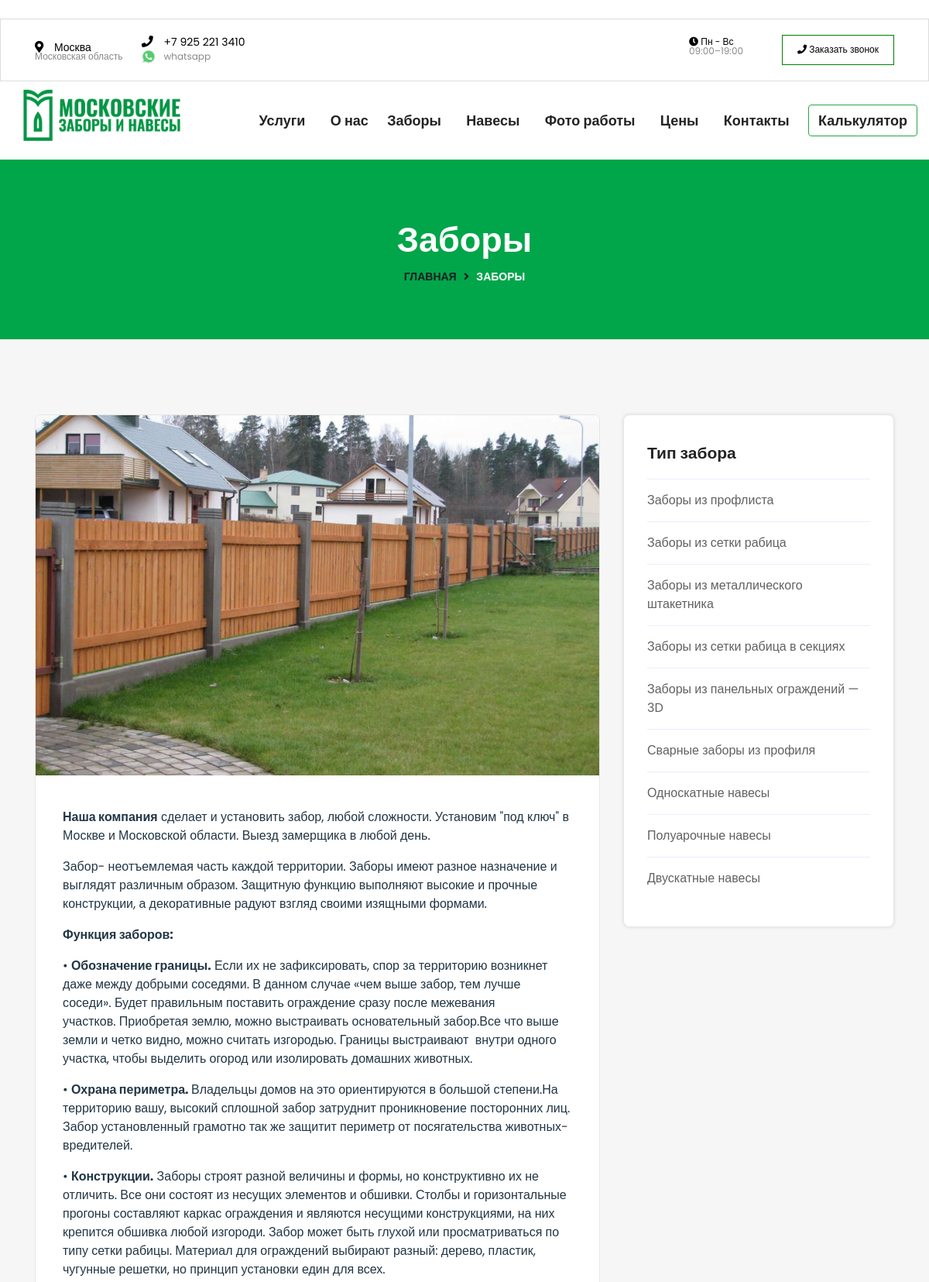
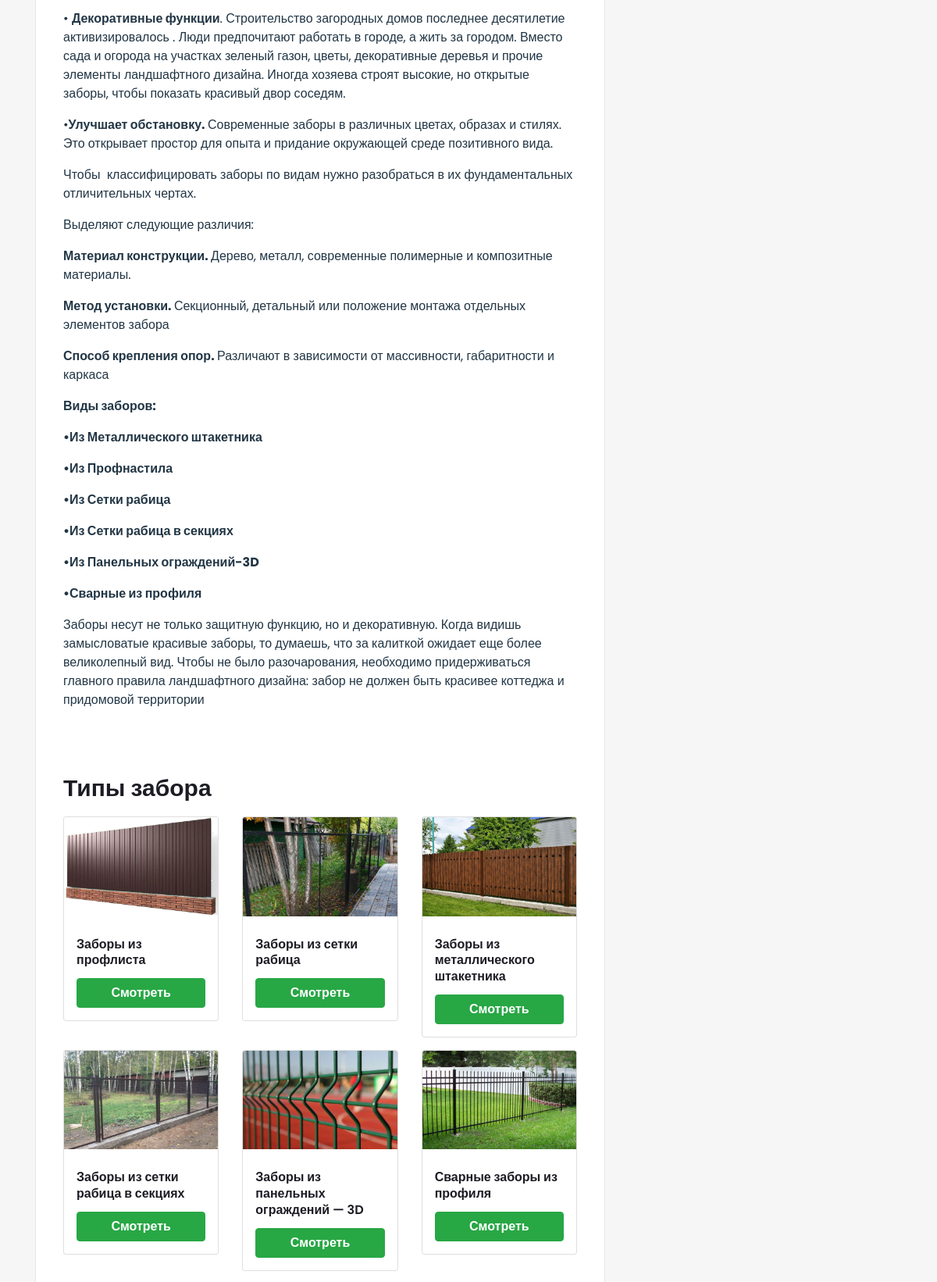
The app's page /zabory/ (upper part) with its own data (2 pictures, top to bottom).
### home/models.py (models this page shows, shortened)
class Page(models.Model):
    Title = models.CharField(_("Название"), blank=True, null=True, max_length=100, help_text="Enter the Title")
    Content = RichTextUploadingField("Контент", blank=True, null=True, help_text="Введите контент")
    Image = ProcessedImageField(upload_to='pages/%Y/%m/%d/',
                            processors=[ResizeToFill(1200, 768)],
                            format='JPEG',
                            options={'quality': 60}, blank=True)
    image_thumbnail = ImageSpecField(source='Image',
                                 processors=[ResizeToFill(768, 500)],
                                 format='JPEG',
                                 )
    template = models.CharField('Шаблон', max_length=20, blank=True, null=True, choices=PAGE_TEMPLATE_CHOICES, default='about', help_text='Select a template')
    sortingIndex = models.IntegerField("Индекс сортировки",default=0, blank=True)
    SEO = models.ForeignKey(SEO_Optimiser, on_delete=models.CASCADE, null=True, blank=True)
    pageid = models.IntegerField("ID страницы", default=1, blank=True, help_text="This value is used in sourceviews.py")
    Created = models.DateTimeField(auto_now_add=True)
    Updated = models.DateTimeField(auto_now=True)
    status = models.CharField(max_length=10, choices=STATUS_CHOICES, default='published')
    class Meta:
        ordering = (('-Created'),)
        verbose_name = 'Страница'
        verbose_name_plural = 'Страницы'

class ServiceCategory(models.Model):
    Title = models.CharField("Название тип забора", max_length=100, blank=True, null=True,  help_text="Введите категорию услуги")
    Slug = models.CharField(max_length=100, blank=True, null=True, unique=True, help_text="Ссылка категория услуги")
    Content = RichTextUploadingField("Описание", blank=True, null=True, help_text="Короткое описание ")
    ShortDesc = models.TextField("Короткое описание", max_length=165, null=True, blank=True, help_text="Короткое описание сервиса")
    Image = ProcessedImageField(upload_to='zabory/categories/%Y-%m-%d/',
                            processors=[ResizeToFill(1200, 768)],
                            format='JPEG',
                            blank=True, null=True)
    image_thumbnail = ImageSpecField(source='Image',
                                 processors=[ResizeToFill(390, 290)],
                                 format='JPEG',
                                 )
    class Meta:
        verbose_name = 'Тип забора'
        verbose_name_plural = 'Типы забора'
    def get_absolute_url(self):
        return reverse('home:zaborCategory', args = [self.Slug])

### home/views.py (the view)
# urls.py: path('zabory/', views.zaborCategoryList, name="zaborCategoryList"),
def zaborCategoryList(request):
    template = 'home/zabory_categories_list.html'
    SEO = SEO_Optimiser.objects.get(seoid=2)
    zaborCategories = ServiceCategory.objects.all()
    page = Page.objects.get(pageid=3)
    args = {
        'page': page,
        'SEO': SEO,
        'zaborCategories': zaborCategories,
    }
    return render(request, template, args)

### home/templates/home/zabory_categories_list.html (shortened to what this page needs)
﻿{% extends 'base.html' %}{% load static %}
    {%block mainWrapper %}
    <div class="breatcumb-area d-flex align-items-center">
        <div class="container">
            <div class="row">
                <div class="col-lg-12">
                    <div class="breatcumb-content text-center">
                        <div class="breatcumb-title">
                            <h2>Заборы</h2>
                        </div>
                        <div class="breatcumb-content-text">
                            <ul>
                                <li><a href="#">Главная</a> <i class="fas fa-angle-right"></i> <span>Заборы</span></li>
                            </ul>
                        </div>
                    </div>
                </div>
            </div>
        </div>
    </div>
    <div class="blog_area blog-details-area rs pt-115 pb-90" id="blog">
        <div class="container">
            <div class="row">
                <div class="col-lg-8 col-md-12 col-sm-12 col-xs-12">
                    <div class="row">
                        <div class="col-md-12">
                            <div class="dreamit-single-blog-box">
                                <div class="dreamit-sigle-tmumb">
                                    <img src="{{page.Image.url }}" alt="{{page.Title}}" class="img-fluid" >
                                </div>
                                <div class="em-blog-content">
                                    <div class="blog-page-title pt-3">
                                        {% autoescape off %}
                                        {{page.Content}}
                                        {% endautoescape %}
                                    </div>
                                    <div class="blog-page-title pt-3">
                                        <div class="row pb-3">
                                            <div class="col-sm-12 pb-3">
                                                <h3 class="theme-color">Типы забора</h3>
                                            </div>
                                            {% for zc in zaborCategories %}
                                            <div class="col-sm-4">
                                                <div class="card">
                                                    <img class="card-img-top" src="{{zc.image_thumbnail.url}}" alt="{{zc.Title}}" style="width:100%">
                                                    <div class="card-body">
                                                      <h4 class="card-title" style="font-size: 16px;" >{{zc.Title}}</h4>
                                                      <a href="{{zc.get_absolute_url}}" class="btn btn-success card-btn full-width">Смотреть</a>
                                                    </div>
                                                </div>
                                            </div>
                                            {% if forloop.counter|divisibleby:"3" and not forloop.last %}
                                            </div>
                                            <div class="row pb-3">
                                            {% endif %}
                                            {% endfor %}
                                        </div>
                                    </div>
                                </div>
                            </div>
                        </div>
                    </div>
                </div>
                <div class=" col-lg-4 col-md-12 col-sm-12 col-xs-12 sidebar-right content-widget pdsr">
                    <div class="blog-left-side widget">
                        <div class="widget-sidebar-box-two">
                            <div class="widget-sidebar-title text-left pb-20">
                                <h2>Тип забора</h2>
                            </div>
                            <div class="categories-content">
                                <ul>
                                    {% for zc in zaborCategories %}
                                    <li><a href="{{zc.get_absolute_url }}">{{zc.Title}}</a></li>
                                    {% endfor %}
                                </ul>
                            </div>
                        </div>
                    </div>
                </div>
            </div>
        </div>
    </div>
    <br><br><br><br>
    {% endblock mainWrapper %}

### static/assets/css/theme-default.css (style rules this page uses)
html, body { overflow-x: hidden; }
body { color: #223645; font-size: 16px; font-weight: 400; line-height: 1.5; text-align: left; font-family: 'Poppins', sans-serif; }
html { scroll-behavior: smooth; }
p { font-weight: 400; font-style: normal; }
h1, h2, h3, h4, h5, h6 { color: #1c1c24; font-family: 'Poppins', sans-serif; font-style: normal; margin-bottom: 0; margin-top: 10px; line-height: 1.3; font-weight: 600; -webkit-transition: .5s; transition: .5s; font-size:36px; }
h2 { font-size: 35px; }
h3 { font-size: 30px; }
h4 { font-size: 24px; }
ul { margin: 0px; padding: 0px; }
ul { margin: 0; padding: 0; }
::placeholder { color: #454545; font-size: 16px; }
.pt-115 { padding-top:115px; }
.pb-90 { padding-bottom:90px; }
.pb-20 { padding-bottom:20px; }

### static/assets/css/widget.css (style rules this page uses)
.blog-details-area { background: #F6F6F6; }
.dreamit-single-blog-box { margin-bottom: 40px; transition: .3s; background: #fff; border: 1px solid #e6e6e6; overflow: hidden; border-radius: 7px; }
.dreamit-sigle-tmumb img { width: 100%; }
.em-blog-content { padding: 26px 35px 13px; }
.blog-page-title a { font-weight: 600; color: #232323; transition: .3s; }
.widget-sidebar-title h2 { color: #232323; font-size: 21px; position: relative; display: block; margin: 0; }
.widget-sidebar-box-two { padding: 35px 30px 35px; box-shadow: 0 0 5px rgb(0 0 0 / 10%); background: #fff; border: 1px solid #e6e6e6; margin-bottom: 40px; border-radius: 8px; }
.categories-content ul li { list-style: none; border-top: 1px solid #eaedff; padding-top: 15px; padding-bottom: 15px; }
.categories-content ul li a { color: #616161; }

### home/templates/base.html (style rules this page uses)
.breatcumb-title h2, .breatcumb-content-text ul li a { font-family: 'Oswald', sans-serif !important; }

### home/templates/home/zabory_categories_list.html (style rules this page uses)
.card-btn { color: #fff !important; width: 100% }
.card-title { font-size: 16px; }
.card-body { padding: 1rem; }

### records on screen
Page: Image (picture), Content "Наша компания сделает и установить забор, любой сложности. Установим \"под ключ\" в Москве и Московской области. Выезд замерщика в любой день. Забор- неотъемлемая часть каждой территории. Заборы имеют разное назначение и выглядят различным образом. Защитную функцию выполняют высокие и прочные конструкции, а декоративные радуют взгляд своими изящными формами. Функция заборов: • Обозначение границы. Если их не зафиксировать, спор за территорию возникнет даже между добрыми соседями. В данном случае «чем выше забор, тем лучше соседи». Будет правильным поставить ограждение сразу после межевания участков. Приобретая землю, можно выстраивать основательный забор.Все что выше земли и четко видно,…"
ServiceCategory: image_thumbnail (picture), Title "Заборы из профлиста"
ServiceCategory: image_thumbnail (picture), Title "Заборы из сетки рабица"
ServiceCategory: image_thumbnail (picture), Title "Заборы из металлического штакетника"
ServiceCategory: image_thumbnail (picture), Title "Заборы из сетки рабица в секциях"
ServiceCategory: image_thumbnail (picture), Title "Заборы из панельных ограждений — 3D"
ServiceCategory: image_thumbnail (picture), Title "Сварные заборы из профиля"
ServiceCategory: Title "Односкатные навесы"
ServiceCategory: Title "Полуарочные навесы"
ServiceCategory: Title "Двускатные навесы"
